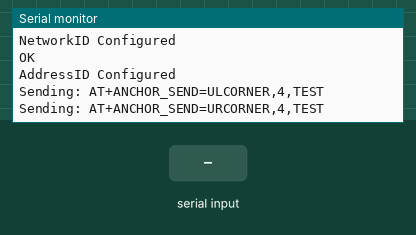
A sketch run on a simulated ESP32. Shown: the last lines printed to the serial monitor. The test bench sets the inputs (shaded band). The modem accepts every AT command (registered, SIM ready, sends succeed) and sends nothing else.

Above: at 16.2 s.
16.3 s: "1" received over the second serial link
At 18.3 s:
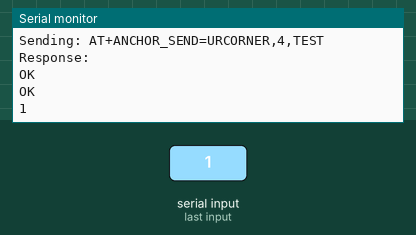
18.8 s: "0" received over the second serial link
At 20.2 s:
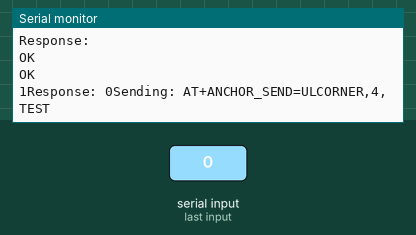

Measured:
- after the input at 16.3 s, the serial monitor: prints a new line after 1.0 s (image 1)
- after the input at 18.8 s, the serial monitor: prints a new line after 1.0 s (image 2)

The sketch:

AnchorSetupForAnthony.ino
```cpp
#include <HardwareSerial.h>

//Utilizing REYAX RYUW122 UWB module to code

// This is for ANCHOR  mode, or AT+MODE 1
// Each address needs to be unique for each TAG so the anchor can distinguish.
// Change the name of the address in the sendAddress() command.

HardwareSerial mySerial(1); //Use UART1
// These can be changed later to accomdate a more space conscious design
#define RX_PIN 18 //RX Pin of ESP32 connected to TX Pin of RYUW122
#define TX_PIN 19 //TX Pin of ESP32 connected to RX Pin of RYUW122

unsigned long previousMillis = 0;  // Variable to track last time AT command was sent
const long interval = 5000;

void clearSerialBuffer(){
  while (Serial.available()){
    Serial.read();
  }
}

bool sendMode(){
  clearSerialBuffer();
  mySerial.print("AT+MODE=1\r\n");
  if(mySerial.available()){
    String response = mySerial.readString();
    Serial.print(response);
    delay(2000);
    return 1;
  }
  else {
    return 0;
  }
}

bool sendNetwork(){
  clearSerialBuffer();
  mySerial.print("AT+NETWORKID=ANTHONY4\r\n");
  if(mySerial.available()){
    String response = mySerial.readString();
    Serial.print(response);
    delay(2000);
    return 1;
  }
  else {
    return 0;
  }
}

bool sendAddress(){
  clearSerialBuffer();
  mySerial.print("AT+ADDRESS=REMOTE15\r\n");
  if(mySerial.available()){
    String response = mySerial.readString();
    Serial.print(response);
    delay(2000);
    return 1;
  }
  else {
    return 0;
  }
}

void setup() {
  // put your setup code here, to run once:
  // Buad rate for ESP32 to communciate with computer
  Serial.begin(115200);

  mySerial.begin(115200, SERIAL_8N1, RX_PIN, TX_PIN);

  Serial.println("Ready to send at commands to the RYUW122");

  //Confirm Mode command sent.
  bool atModeConfig = sendMode();
  // If nothing comes back into the serial monitor, re-call the command
  while(!atModeConfig){
    Serial.println("Failed to Config Mode");
    delay(1000);
    atModeConfig = sendMode();
  }
  delay(2000);
  Serial.println("Mode Configured");
  //Confirm Network command sent.
  bool atNetworkConfig = sendNetwork();
  while(!atNetworkConfig){
    Serial.println("Failed to Config NetworkID");
    delay(1000);
    atNetworkConfig = sendNetwork();
  }
  delay(2000);
  Serial.println("NetworkID Configured");

  //Confirm address command sent
  bool atAddressConfig = sendAddress();
  while(!atAddressConfig){
    Serial.println("Failed to Config AddressID");
    delay(1000);
    atAddressConfig = sendAddress();
  }
  delay(2000);
  Serial.println("AddressID Configured");
}

void loop() {
  // put your main code here, to run repeatedly:
  // Check if it's time to send an AT command
  clearSerialBuffer();

  unsigned long currentMillis = millis();
  if (currentMillis - previousMillis >= interval) {
    previousMillis = currentMillis;
    String atCommandUL = "AT+ANCHOR_SEND=ULCORNER,4,TEST\r\n";
    Serial.print("Sending: " + atCommandUL);
    mySerial.print(atCommandUL);
    delay(1000);
    String atCommandUR = "AT+ANCHOR_SEND=URCORNER,4,TEST\r\n";
    Serial.print("Sending: " + atCommandUR);
    mySerial.print(atCommandUR);
    // while(!mySerial.available()){}
    // Serial.println(mySerial.readString());
    // String atCommandUL = "AT+ANCHOR_SEND=LLCORNER,4,TEST\r\n";
    // Serial.print("Sending: " + atCommandUL);
    // mySerial.print(atCommandUL);
    // while(!mySerial.available()){}
    // Serial.println(mySerial.readString());
    // String atCommandUL = "AT+ANCHOR_SEND=URCORNER,4,TEST\r\n";
    // Serial.print("Sending: " + atCommandUL);
    // mySerial.print(atCommandUL);
    // while(!mySerial.available()){}
    // Serial.println(mySerial.readString());
    // String atCommandUL = "AT+ANCHOR_SEND=LRCORNER,4,TEST\r\n";
    // Serial.print("Sending: " + atCommandUL);
    // mySerial.print(atCommandUL);
    // while(!mySerial.available()){}
    // Serial.println(mySerial.readString());
  }
  if (Serial.available()) {
    String command = Serial.readString();
    Serial.print("Manual Input: " + command);
    mySerial.print(command);
  }
  clearSerialBuffer();

  // Forward data from RYUW122 to Serial Monitor
  if (mySerial.available()) {
    String response = mySerial.readString();
    Serial.print("Response: " + response);
  }

}
```
